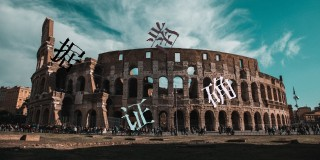
#> input picture data/yidun_bg.jpg, 320 x 160 px
$ python -i captcha_solver.py   (imports and definitions only)
#> lines starting #> are read from the running program, lines starting #| are printed output that depends on the picture; after the words box and inside, x2 and y2 are one past the last pixel; in counts of white or black regions, pixels touching at a corner belong together
"""
Captcha solver using Alibaba Cloud Bailian VL model + OpenCV slider detection.
VL model classifies the captcha type. OpenCV measures slider gap precisely.
"""

from __future__ import annotations

import base64
import json
import math
import os
import random
import re
from pathlib import Path
from typing import Optional, Union

import cv2
import numpy as np
import requests

API_URL = "https://dashscope.aliyuncs.com/compatible-mode/v1/chat/completions"
# Default model: qwen-vl-max for complex visual reasoning, qwen2.5-vl-72b-instruct as fallback
MODEL = os.getenv("BAILIAN_VL_MODEL", "qwen-vl-max")

CAPTCHA_PROMPT = """Analyze this captcha verification page screenshot. It's from Anjuke (安居客), a Chinese real estate website.

Page context: {page_context}

Determine what action is needed to pass the verification:

1. If the page shows a **YiDun word-order captcha** (网易易盾 语序验证) — a modal with scattered Chinese characters (usually 4) on a background image, with instruction text like "请按语序依次点击文字":
   - Identify each Chinese character visible on the background image
   - Figure out the correct order they form a meaningful Chinese phrase (usually a 4-character idiom 成语)
   - Return the click coordinates for EACH character IN THE CORRECT ORDER
   Return: {{"type": "word_order", "description": "idiom: XXXX", "clicks": [[x1,y1], [x2,y2], [x3,y3], [x4,y4]]}}
   where coordinates are normalized to 0-1000 range. clicks[0] is the first character to click, clicks[1] is second, etc.

2. If there's a **slider/puzzle** (滑块验证, drag a piece to fit a gap):
   Return: {{"type": "drag", "description": "...", "from_norm": [x1, y1], "to_norm": [x2, y2]}}
   where coordinates are normalized to 0-1000 range. from_norm is the slider start position, to_norm is where it needs to go.

3. If there's a **click verification** (点击验证) — a single button or target to click (NOT a word-order challenge):
   Return: {{"type": "click", "description": "...", "target_norm": [x, y]}}
   where coordinates are normalized to 0-1000 range.

4. If the page shows a **text input captcha** (traditional distorted characters you type):
   Return: {{"type": "input", "description": "text captcha", "text": "ABCD"}}

5. If the page shows **no captcha** (normal content with community listings, search results, or neighborhood cards):
   Return: {{"type": "none", "description": "no captcha detected"}}

6. If you're **unsure** what to do:
   Return: {{"type": "unknown", "description": "explain what you see"}}

ONLY return the JSON object, nothing else. Do not include markdown code blocks."""


# [62 lines left out: function solve_captcha, not called in this run]


def denorm_coord(norm_x: float, norm_y: float, width: int, height: int) -> tuple[int, int]:
    """Convert normalized (0-1000) coordinates to pixel coordinates."""
    return (int(norm_x * width / 1000), int(norm_y * height / 1000))


# ── OpenCV slider captcha solver ────────────────────────────────

def solve_slider_with_opencv(screenshot_path: str, viewport: dict | None = None) -> dict | None:
    """Analyze slider captcha screenshot with OpenCV to find exact drag distance.

    Strategy:
    1. Locate the captcha widget (centered panel with distinct edges)
    2. Extract the puzzle image area and slider track
    3. Use edge-based gap detection to find the puzzle gap position
    4. Compute the drag distance in viewport pixels

    Returns dict with keys: slider_x, slider_y, track_start_x, track_end_x,
    gap_ratio, drag_pixels — or None if detection fails.
    """
#> called with screenshot_path = 'yidun_bg.jpg'
    img = cv2.imread(str(screenshot_path))
#> img is the input picture: shape (160, 320, 3); mean B, G, R 95, 97.6, 84
    if img is None:
        return None

    h, w = img.shape[:2]
#> h = 160; w = 320
    gray = cv2.cvtColor(img, cv2.COLOR_BGR2GRAY)
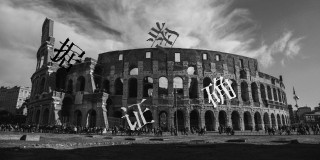
#> gray: shape (160, 320); min 0, max 242, mean 93.2

    # ── Step 1: Locate the captcha widget ────────────────────────
    # The captcha is a centered panel with visible border/shadow.
    # Use edge detection + contour analysis to find the panel rectangle.

    edges = cv2.Canny(gray, 40, 120)
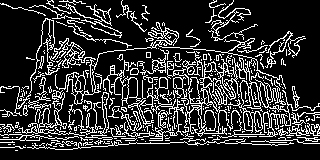
#> edges: shape (160, 320); 19.6% white in thin lines or dots
    # Dilate to connect nearby edges
    kernel = np.ones((3, 3), np.uint8)
    edges_dilated = cv2.dilate(edges, kernel, iterations=1)
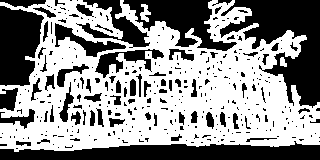
#> edges_dilated: shape (160, 320); 56% white; 349 black regions (276 under 20 px)

    contours, _ = cv2.findContours(edges_dilated, cv2.RETR_EXTERNAL, cv2.CHAIN_APPROX_SIMPLE)
#> contours = 3 contours; box (x1, y1, x2, y2) and area: (0, 0, 320, 152) 33341, (140, 4, 151, 22) 82, (280, 57, 287, 67) 37

    # Find candidate panels: moderate size, roughly centered, rectangular
    candidates = []
    for c in contours:
        x, y, cw, ch = cv2.boundingRect(c)
        area = cw * ch
        # Panel should be 300-700px wide, 200-500px tall, centered horizontally
        if 250 < cw < 800 and 200 < ch < 500:
            center_x = x + cw // 2
            if abs(center_x - w // 2) < w // 3:  # Roughly centered
                # Score by rectangularity
                rect_area = cw * ch
                contour_area = cv2.contourArea(c)
                rectangularity = contour_area / rect_area if rect_area > 0 else 0
                score = area * rectangularity
                candidates.append((score, x, y, cw, ch))
#> this loop made 3 passes
#> (x, y, cw, ch, area) on passes 1 to 3: (280, 57, 7, 10, 70), (140, 4, 11, 18, 198), (0, 0, 320, 152, 48640)
#> after the loop, candidates = []

    if not candidates:
        return None

    candidates.sort(reverse=True)
    _, px, py, pw, ph = candidates[0]

    # ── Step 2: Separate puzzle image and slider track ───────────
    panel = gray[py:py + ph, px:px + pw]

    # The puzzle image occupies the upper ~65% of the panel
    # The slider track is in the lower ~35%
    puzzle_h = int(ph * 0.62)
    track_start_y = int(ph * 0.72)
    track_end_y = ph - 5

    puzzle = panel[:puzzle_h, :]
    track_area = panel[track_start_y:track_end_y, :]

    if puzzle.size == 0 or track_area.size == 0:
        return None

    # ── Step 3: Find the slider track ────────────────────────────
    # The slider track is a long horizontal bar
    track_edges = cv2.Canny(track_area, 30, 80)
    lines = cv2.HoughLinesP(track_edges, 1, np.pi / 180, threshold=50,
                            minLineLength=int(pw * 0.4), maxLineGap=15)

    if lines is None or len(lines) == 0:
        return None

    # Normalize across OpenCV versions: v4 returns (N,1,4), v5 returns (N,4)
    if hasattr(lines, 'shape') and len(lines.shape) == 3:
        lines = lines[:, 0, :]

    # Find the longest horizontal line (the track)
    best_line = None
    best_len = 0
    for line in lines:
        x1, y1, x2, y2 = int(line[0]), int(line[1]), int(line[2]), int(line[3])
        if abs(y1 - y2) < 8:
            line_len = abs(x2 - x1)
            if line_len > best_len:
                best_len = line_len
                best_line = (min(x1, x2), (y1 + y2) // 2, max(x1, x2), (y1 + y2) // 2)

    if best_line is None:
        return None

    track_x1, track_ty, track_x2, _ = best_line
    track_width = track_x2 - track_x1

    # Track position in viewport coordinates
    track_start_vp_x = px + track_x1
    track_vp_y = py + track_start_y + track_ty

    # ── Step 4: Find the slider button ───────────────────────────
    # The button is a small rectangle on the track, usually at the left end
    # Search for a rectangular object on the track line
    button_roi_y1 = max(0, track_ty - 35)
    button_roi_y2 = min(track_area.shape[0], track_ty + 35)
    button_roi = track_area[button_roi_y1:button_roi_y2, track_x1:track_x2]

    button_edges = cv2.Canny(button_roi, 40, 100)
    button_contours, _ = cv2.findContours(button_edges, cv2.RETR_EXTERNAL, cv2.CHAIN_APPROX_SIMPLE)

    button_vp_x = px + track_x1 + 30  # Default: ~30px from track start
    for c in button_contours:
        bx, by, bw_btn, bh = cv2.boundingRect(c)
        if 20 < bw_btn < 80 and 20 < bh < 60:
            button_vp_x = px + track_x1 + bx + bw_btn // 2
            break

    # ── Step 5: Detect the puzzle gap ────────────────────────────
    # Strategy: the gap creates a cluster of vertical edges at its location.
    # Compute the column-wise edge density and find the gap.

    puzzle_edges = cv2.Canny(puzzle, 40, 120)

    # Column-wise edge density
    col_density = np.sum(puzzle_edges > 0, axis=0).astype(float)

    # Smooth with a simple moving average
    window = max(3, pw // 30)
    kernel_smooth = np.ones(window) / window
    col_smooth = np.convolve(col_density, kernel_smooth, mode='same')

    # The gap region has high edge density compared to the surrounding area.
    # We want the CENTER of the gap, not the individual edges.
    # Use the "center of mass" of edge activity.

    # Normalize to find the "hot zone"
    if np.max(col_smooth) > 0:
        col_smooth = col_smooth / np.max(col_smooth)

    # Find contiguous regions above threshold
    threshold = 0.25
    above = col_smooth > threshold

    # Find the widest contiguous region (the gap)
    best_start, best_end = 0, 0
    best_span = 0
    in_region = False
    region_start = 0
    for i, val in enumerate(above):
        if val and not in_region:
            in_region = True
            region_start = i
        elif not val and in_region:
            in_region = False
            span = i - region_start
            if span > best_span:
                best_span = span
                best_start, best_end = region_start, i

    if best_span == 0:
        # Fallback: use weighted average of edge positions
        weights = np.maximum(col_smooth, 0)
        if np.sum(weights) > 0:
            gap_center_x = int(np.average(np.arange(len(weights)), weights=weights))
        else:
            return None
    else:
        gap_center_x = (best_start + best_end) // 2

    # ── Step 6: Compute drag distance ────────────────────────────
    # gap_center_x is in puzzle image coordinates
    # Map to track coordinates: same ratio
    gap_ratio = gap_center_x / puzzle.shape[1] if puzzle.shape[1] > 0 else 0.5
    gap_ratio = max(0.05, min(0.95, gap_ratio))  # Clamp

    # The slider button starts at the left of the track, drags to gap position
    slider_start_x = px + track_x1 + 10  # Default button start
    slider_gap_x = px + track_x1 + int(track_width * gap_ratio)
    drag_pixels = slider_gap_x - slider_start_x

    return {
        "slider_x": button_vp_x,
        "slider_y": track_vp_y,
        "track_start_x": px + track_x1,
        "track_end_x": px + track_x2,
        "gap_ratio": gap_ratio,
        "drag_pixels": max(20, drag_pixels),
    }


# [47 lines left out: function generate_drag_trajectory, not called in this run]

>>> result = solve_slider_with_opencv('yidun_bg.jpg')
